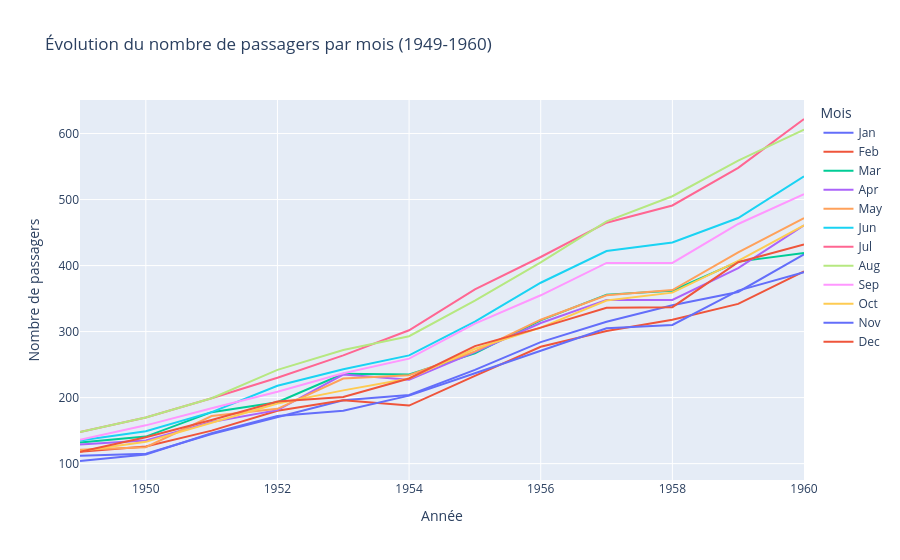

Notebook cell for this chart:
### Code cell
#Autre exemple
#Charger le dataset gapminder
gapminder = px.data.gapminder ()

#Créer un graphique interactif
ig = px. scatter(
    gapminder,
    x="gdpPercap",
    y="lifeExp" ,
    size="pop",
    color="continent",
    hover_name="country",
    log_x=True,
    range_y=[20, 90],
    animation_frame="year",
    title="Évolution de l'espérance de vie et du PIB par habitant (1952-2007)",
    labels={
        "gapPercap": "PIB par habitant (log)",
        "lifeExp": "Espérance de vie",
        "year": "Année",
        "pop": "Population",
        "continent": "Continent",
    },
height=600,
)
    
#Affiner l'apparence du graphique
ig.update_traces(marker=dict(line=dict(width=1, color="rgba(0, 0, 0, 0.5)")))
ig.update_layout(showlegend=True, legend=dict(orientation="h", yanchor="bottom", y=-0.2, xanchor="center", x=0.5))
                                              
#Afficher le graphique interactif 
fig. show()

### Figure 1 — Plotly figure (JSON) as saved in the notebook; plotly's stock layout.template omitted (floating-point values rounded to 4 significant figures)
{"data": [{"hovertemplate": "Mois=Jan<br>Année=%{x}<br>Nombre de passagers=%{y}<extra></extra>", "legendgroup": "Jan", "line": {"color": "#636efa", "dash": "solid"}, "marker": {"symbol": "circle"}, "mode": "lines", "name": "Jan", "orientation": "v", "showlegend": true, "type": "scatter", "x": [1949, 1950, 1951, 1952, 1953, 1954, 1955, 1956, 1957, 1958, 1959, 1960], "xaxis": "x", "y": [112, 115, 145, 171, 196, 204, 242, 284, 315, 340, 360, 417], "yaxis": "y"}, {"hovertemplate": "Mois=Feb<br>Année=%{x}<br>Nombre de passagers=%{y}<extra></extra>", "legendgroup": "Feb", "line": {"color": "#EF553B", "dash": "solid"}, "marker": {"symbol": "circle"}, "mode": "lines", "name": "Feb", "orientation": "v", "showlegend": true, "type": "scatter", "x": [1949, 1950, 1951, 1952, 1953, 1954, 1955, 1956, 1957, 1958, 1959, 1960], "xaxis": "x", "y": [118, 126, 150, 180, 196, 188, 233, 277, 301, 318, 342, 391], "yaxis": "y"}, {"hovertemplate": "Mois=Mar<br>Année=%{x}<br>Nombre de passagers=%{y}<extra></extra>", "legendgroup": "Mar", "line": {"color": "#00cc96", "dash": "solid"}, "marker": {"symbol": "circle"}, "mode": "lines", "name": "Mar", "orientation": "v", "showlegend": true, "type": "scatter", "x": [1949, 1950, 1951, 1952, 1953, 1954, 1955, 1956, 1957, 1958, 1959, 1960], "xaxis": "x", "y": [132, 141, 178, 193, 236, 235, 267, 317, 356, 362, 406, 419], "yaxis": "y"}, {"hovertemplate": "Mois=Apr<br>Année=%{x}<br>Nombre de passagers=%{y}<extra></extra>", "legendgroup": "Apr", "line": {"color": "#ab63fa", "dash": "solid"}, "marker": {"symbol": "circle"}, "mode": "lines", "name": "Apr", "orientation": "v", "showlegend": true, "type": "scatter", "x": [1949, 1950, 1951, 1952, 1953, 1954, 1955, 1956, 1957, 1958, 1959, 1960], "xaxis": "x", "y": [129, 135, 163, 181, 235, 227, 269, 313, 348, 348, 396, 461], "yaxis": "y"}, {"hovertemplate": "Mois=May<br>Année=%{x}<br>Nombre de passagers=%{y}<extra></extra>", "legendgroup": "May", "line": {"color": "#FFA15A", "dash": "solid"}, "marker": {"symbol": "circle"}, "mode": "lines", "name": "May", "orientation": "v", "showlegend": true, "type": "scatter", "x": [1949, 1950, 1951, 1952, 1953, 1954, 1955, 1956, 1957, 1958, 1959, 1960], "xaxis": "x", "y": [121, 125, 172, 183, 229, 234, 270, 318, 355, 363, 420, 472], "yaxis": "y"}, {"hovertemplate": "Mois=Jun<br>Année=%{x}<br>Nombre de passagers=%{y}<extra></extra>", "legendgroup": "Jun", "line": {"color": "#19d3f3", "dash": "solid"}, "marker": {"symbol": "circle"}, "mode": "lines", "name": "Jun", "orientation": "v", "showlegend": true, "type": "scatter", "x": [1949, 1950, 1951, 1952, 1953, 1954, 1955, 1956, 1957, 1958, 1959, 1960], "xaxis": "x", "y": [135, 149, 178, 218, 243, 264, 315, 374, 422, 435, 472, 535], "yaxis": "y"}, {"hovertemplate": "Mois=Jul<br>Année=%{x}<br>Nombre de passagers=%{y}<extra></extra>", "legendgroup": "Jul", "line": {"color": "#FF6692", "dash": "solid"}, "marker": {"symbol": "circle"}, "mode": "lines", "name": "Jul", "orientation": "v", "showlegend": true, "type": "scatter", "x": [1949, 1950, 1951, 1952, 1953, 1954, 1955, 1956, 1957, 1958, 1959, 1960], "xaxis": "x", "y": [148, 170, 199, 230, 264, 302, 364, 413, 465, 491, 548, 622], "yaxis": "y"}, {"hovertemplate": "Mois=Aug<br>Année=%{x}<br>Nombre de passagers=%{y}<extra></extra>", "legendgroup": "Aug", "line": {"color": "#B6E880", "dash": "solid"}, "marker": {"symbol": "circle"}, "mode": "lines", "name": "Aug", "orientation": "v", "showlegend": true, "type": "scatter", "x": [1949, 1950, 1951, 1952, 1953, 1954, 1955, 1956, 1957, 1958, 1959, 1960], "xaxis": "x", "y": [148, 170, 199, 242, 272, 293, 347, 405, 467, 505, 559, 606], "yaxis": "y"}, {"hovertemplate": "Mois=Sep<br>Année=%{x}<br>Nombre de passagers=%{y}<extra></extra>", "legendgroup": "Sep", "line": {"color": "#FF97FF", "dash": "solid"}, "marker": {"symbol": "circle"}, "mode": "lines", "name": "Sep", "orientation": "v", "showlegend": true, "type": "scatter", "x": [1949, 1950, 1951, 1952, 1953, 1954, 1955, 1956, 1957, 1958, 1959, 1960], "xaxis": "x", "y": [136, 158, 184, 209, 237, 259, 312, 355, 404, 404, 463, 508], "yaxis": "y"}, {"hovertemplate": "Mois=Oct<br>Année=%{x}<br>Nombre de passagers=%{y}<extra></extra>", "legendgroup": "Oct", "line": {"color": "#FECB52", "dash": "solid"}, "marker": {"symbol": "circle"}, "mode": "lines", "name": "Oct", "orientation": "v", "showlegend": true, "type": "scatter", "x": [1949, 1950, 1951, 1952, 1953, 1954, 1955, 1956, 1957, 1958, 1959, 1960], "xaxis": "x", "y": [119, 133, 162, 191, 211, 229, 274, 306, 347, 359, 407, 461], "yaxis": "y"}, {"hovertemplate": "Mois=Nov<br>Année=%{x}<br>Nombre de passagers=%{y}<extra></extra>", "legendgroup": "Nov", "line": {"color": "#636efa", "dash": "solid"}, "marker": {"symbol": "circle"}, "mode": "lines", "name": "Nov", "orientation": "v", "showlegend": true, "type": "scatter", "x": [1949, 1950, 1951, 1952, 1953, 1954, 1955, 1956, 1957, 1958, 1959, 1960], "xaxis": "x", "y": [104, 114, 146, 172, 180, 203, 237, 271, 305, 310, 362, 390], "yaxis": "y"}, {"hovertemplate": "Mois=Dec<br>Année=%{x}<br>Nombre de passagers=%{y}<extra></extra>", "legendgroup": "Dec", "line": {"color": "#EF553B", "dash": "solid"}, "marker": {"symbol": "circle"}, "mode": "lines", "name": "Dec", "orientation": "v", "showlegend": true, "type": "scatter", "x": [1949, 1950, 1951, 1952, 1953, 1954, 1955, 1956, 1957, 1958, 1959, 1960], "xaxis": "x", "y": [118, 140, 166, 194, 201, 229, 278, 306, 336, 337, 405, 432], "yaxis": "y"}], "layout": {"legend": {"title": {"text": "Mois"}, "tracegroupgap": 0}, "title": {"text": "Évolution du nombre de passagers par mois (1949-1960)"}, "xaxis": {"anchor": "y", "domain": [0, 1], "title": {"text": "Année"}}, "yaxis": {"anchor": "x", "domain": [0, 1], "title": {"text": "Nombre de passagers"}}}}
